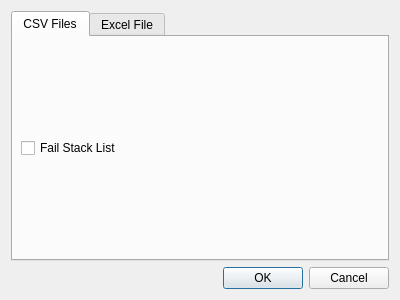
<?xml version="1.0" encoding="UTF-8"?>
<ui version="4.0">
 <class>Dialog_Export</class>
 <widget class="QDialog" name="Dialog_Export">
  <property name="geometry">
   <rect>
    <x>0</x>
    <y>0</y>
    <width>400</width>
    <height>300</height>
   </rect>
  </property>
  <property name="windowTitle">
   <string>Export Files</string>
  </property>
  <layout class="QVBoxLayout" name="verticalLayout">
   <item>
    <widget class="QTabWidget" name="tabWidget">
     <property name="currentIndex">
      <number>0</number>
     </property>
     <widget class="QWidget" name="tab_csv">
      <attribute name="title">
       <string>CSV Files</string>
      </attribute>
      <layout class="QVBoxLayout" name="verticalLayout_2">
       <property name="spacing">
        <number>5</number>
       </property>
       <property name="leftMargin">
        <number>8</number>
       </property>
       <property name="topMargin">
        <number>8</number>
       </property>
       <property name="rightMargin">
        <number>8</number>
       </property>
       <property name="bottomMargin">
        <number>8</number>
       </property>
       <item>
        <widget class="QCheckBox" name="chk_fs">
         <property name="text">
          <string>Fail Stack List</string>
         </property>
        </widget>
       </item>
      </layout>
     </widget>
     <widget class="QWidget" name="tab_excel">
      <attribute name="title">
       <string>Excel File</string>
      </attribute>
     </widget>
    </widget>
   </item>
   <item>
    <widget class="QDialogButtonBox" name="buttonBox">
     <property name="orientation">
      <enum>Qt::Horizontal</enum>
     </property>
     <property name="standardButtons">
      <set>QDialogButtonBox::Cancel|QDialogButtonBox::Ok</set>
     </property>
    </widget>
   </item>
  </layout>
 </widget>
 <resources/>
 <connections>
  <connection>
   <sender>buttonBox</sender>
   <signal>accepted()</signal>
   <receiver>Dialog_Export</receiver>
   <slot>accept()</slot>
   <hints>
    <hint type="sourcelabel">
     <x>248</x>
     <y>254</y>
    </hint>
    <hint type="destinationlabel">
     <x>157</x>
     <y>274</y>
    </hint>
   </hints>
  </connection>
  <connection>
   <sender>buttonBox</sender>
   <signal>rejected()</signal>
   <receiver>Dialog_Export</receiver>
   <slot>reject()</slot>
   <hints>
    <hint type="sourcelabel">
     <x>316</x>
     <y>260</y>
    </hint>
    <hint type="destinationlabel">
     <x>286</x>
     <y>274</y>
    </hint>
   </hints>
  </connection>
 </connections>
</ui>
